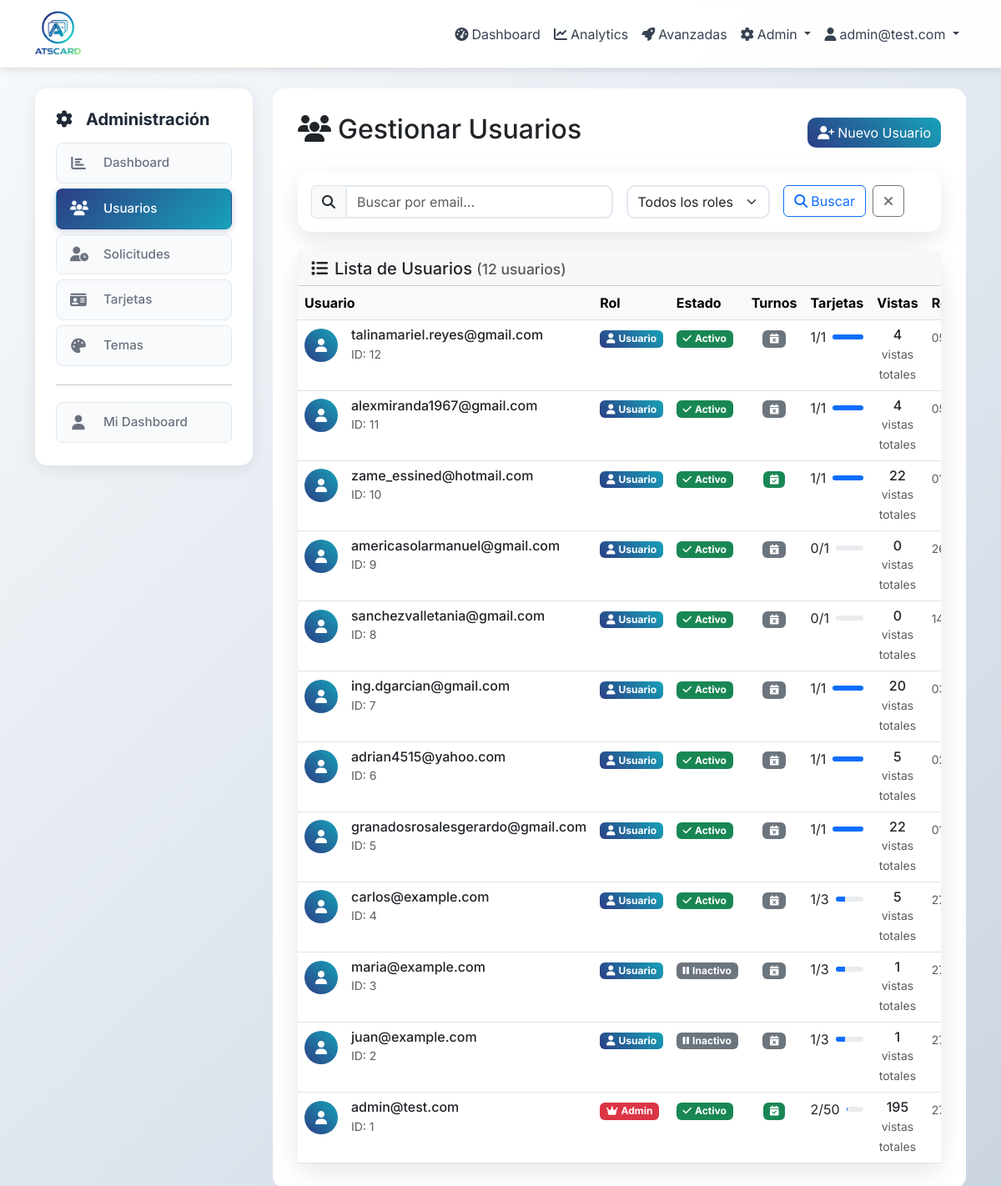
Before: /admin/users (signed in) with the older database file.
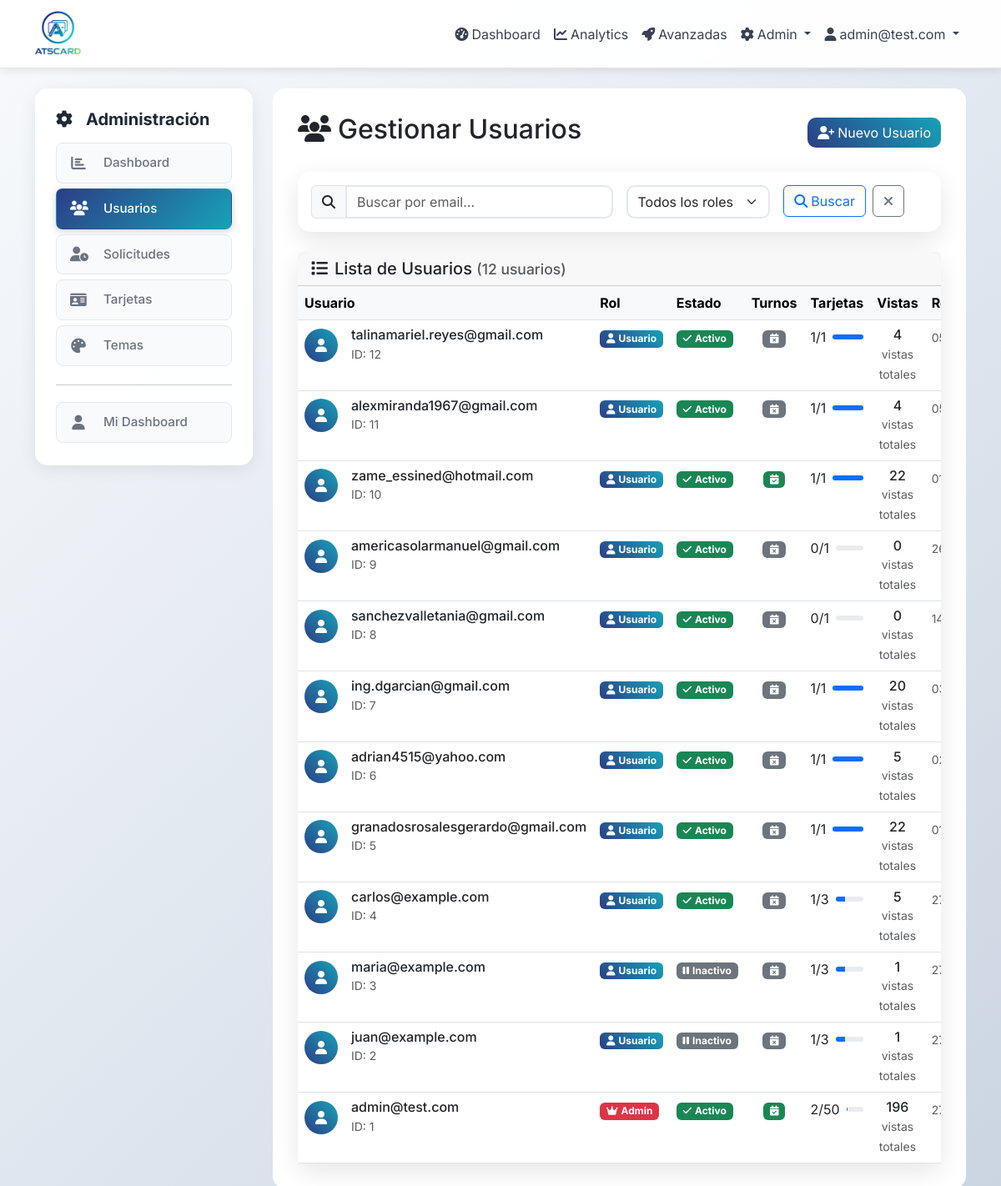
After: the same page with the newer database file.
### app/models.py (models this page shows, shortened)
class User(UserMixin, db.Model):
    id = db.Column(db.Integer, primary_key=True)
    email = db.Column(db.String(120), unique=True, nullable=False, index=True)
    password_hash = db.Column(db.String(255), nullable=False)
    role = db.Column(Enum('admin', 'user', name='user_roles'), default='user', nullable=False)
    is_active = db.Column(db.Boolean, default=True, nullable=False)
    is_approved = db.Column(db.Boolean, default=False)
    approved_at = db.Column(db.DateTime)
    approved_by_id = db.Column(db.Integer)
    is_suspended = db.Column(db.Boolean, default=False)
    suspension_reason = db.Column(db.String(500))
    suspended_at = db.Column(db.DateTime)
    suspended_by_id = db.Column(db.Integer)
    max_cards = db.Column(db.Integer, default=1, nullable=False)
    last_login = db.Column(db.DateTime)
    total_views = db.Column(db.Integer, default=0)
    email_verified = db.Column(db.Boolean, default=False)
    email_verified_at = db.Column(db.DateTime)
    reset_token = db.Column(db.String(255))
    reset_token_expires = db.Column(db.DateTime)
    created_at = db.Column(db.DateTime, default=now_utc_for_db)
    updated_at = db.Column(db.DateTime, default=now_utc_for_db, onupdate=now_utc_for_db)
    cards = db.relationship('Card', backref='owner', lazy='dynamic', cascade='all, delete-orphan')
    ticket_system = db.relationship('TicketSystem', backref='owner', uselist=False, cascade='all, delete-orphan')
    def is_admin(self):
        return self.role == 'admin'
    def get_total_card_views(self):
        from .models import CardView
        return CardView.query.join(Card).filter(Card.owner_id == self.id).count()

### app/admin/routes.py (the view)
@bp.route('/users')
@login_required
@admin_required
def users():
    page = request.args.get('page', 1, type=int)
    search = request.args.get('search', '', type=str)
    query = User.query
    if search:
        query = query.filter(User.email.contains(search))
    users = query.order_by(User.created_at.desc()).paginate(
        page=page, per_page=20, error_out=False
    )
    return render_template('admin/users.html', users=users, search=search)

### app/models.py (called while the page is built)
    def get_waiting_count(self):
        return self.tickets.filter_by(status='waiting').count()

### app/timezone_utils.py (called while the page is built)
def utc_to_local(utc_dt):
    if utc_dt is None:
        return None
    if utc_dt.tzinfo is None:
        utc_dt = utc_dt.replace(tzinfo=pytz.UTC)
    return utc_dt.astimezone(MEXICO_TZ)

def format_local_datetime(dt, format_str='%d/%m/%Y %H:%M'):
    if dt is None:
        return ''
    local_dt = utc_to_local(dt)
    return local_dt.strftime(format_str)

### app/utils.py (called while the page is built)
def admin_required(f):
    from functools import wraps
    from flask import abort
    from flask_login import current_user
    @wraps(f)
    def decorated_function(*args, **kwargs):
        if not current_user.is_authenticated or not current_user.is_admin():
            abort(403)
        return f(*args, **kwargs)
    return decorated_function

### app/templates/admin/users.html (shortened to what the changed rows need)
{% extends "base.html" %}
{% block content %}
<div class="row">
    <div class="col-md-9">
        <div class="main-content">
            <div class="d-flex justify-content-between align-items-center mb-4">
                <h2>
                    <i class="fas fa-users me-2"></i>Gestionar Usuarios
                </h2>
            </div>
            <div class="card">
                <div class="card-body p-0">
                    {% if users.items %}
                        <div class="table-responsive">
                            <table class="table table-hover mb-0">
                                <thead class="table-light">
                                    <tr>
                                        <th>Usuario</th>
                                        <th width="10%">Rol</th>
                                        <th width="10%">Estado</th>
                                        <th width="10%">Turnos</th>
                                        <th width="10%">Tarjetas</th>
                                        <th width="8%">Vistas</th>
                                        <th width="10%">Registro</th>
                                    </tr>
                                </thead>
                                <tbody>
                                    {% for user in users.items %}
                                        <tr>
                                            <td>
                                                <div class="d-flex align-items-center">
                                                    <div class="rounded-circle bg-primary text-white d-flex align-items-center justify-content-center me-3"
                                                         style="width: 40px; height: 40px;">
                                                        <i class="fas fa-user"></i>
                                                    </div>
                                                    <div>
                                                        <h6 class="mb-0">{{ user.email }}</h6>
                                                        <small class="text-muted">ID: {{ user.id }}</small>
                                                    </div>
                                                </div>
                                            </td>
                                            <td>
                                                {% if user.role == 'admin' %}
                                                    <span class="badge bg-danger">
                                                        <i class="fas fa-crown me-1"></i>Admin
                                                    </span>
                                                {% else %}
                                                    <span class="badge bg-primary">
                                                        <i class="fas fa-user me-1"></i>Usuario
                                                    </span>
                                                {% endif %}
                                            </td>
                                            <td>
                                                {% if user.is_suspended %}
                                                    <div>
                                                        <span class="badge bg-danger">
                                                            <i class="fas fa-ban me-1"></i>Suspendido
                                                        </span>
                                                        {% if user.suspension_reason %}
                                                            <div class="mt-1">
                                                                <small class="text-muted" title="{{ user.suspension_reason }}">
                                                                    {{ user.suspension_reason[:30] }}{% if user.suspension_reason|length > 30 %}...{% endif %}
                                                                </small>
                                                            </div>
                                                        {% endif %}
                                                    </div>
                                                {% elif user.is_active %}
                                                    <span class="badge bg-success">
                                                        <i class="fas fa-check me-1"></i>Activo
                                                    </span>
                                                {% else %}
                                                    <span class="badge bg-secondary">
                                                        <i class="fas fa-pause me-1"></i>Inactivo
                                                    </span>
                                                {% endif %}
                                            </td>
                                            <td class="text-center">
                                                {% if user.ticket_system and user.ticket_system.is_enabled %}
                                                    <span class="badge bg-success" title="Sistema de turnos activo">
                                                        <i class="fas fa-calendar-check"></i>
                                                    </span>
                                                {% else %}
                                                    <span class="badge bg-secondary" title="Sistema de turnos inactivo">
                                                        <i class="fas fa-calendar-times"></i>
                                                    </span>
                                                {% endif %}
                                            </td>
                                            <td>
                                                <div class="d-flex align-items-center">
                                                    <span class="me-2">{{ user.cards.count() }}/{{ user.max_cards }}</span>
                                                    <div class="progress flex-grow-1" style="height: 6px;">
                                                    </div>
                                                </div>
                                            </td>
                                            <td>
                                                <div class="text-center">
                                                    <div class="h6 mb-0">{{ user.get_total_card_views() }}</div>
                                                    <small class="text-muted">vistas totales</small>
                                                </div>
                                            </td>
                                            <td>
                                                <small class="text-muted">
                                                    {{ user.created_at|local_date if user.created_at else '-' }}
                                                </small>
                                            </td>
                                        </tr>
                                    {% endfor %}
                                </tbody>
                            </table>
                        </div>
                    {% endif %}
                </div>
            </div>
        </div>
    </div>
</div>
{% endblock %}

### app/templates/base.html (shortened to what this page needs)
<!DOCTYPE html>
<html lang="es">
<head>
    <link href="https://cdn.jsdelivr.net/npm/bootstrap@5.3.0/dist/css/bootstrap.min.css" rel="stylesheet">
    <link href="https://cdnjs.cloudflare.com/ajax/libs/font-awesome/6.4.0/css/all.min.css" rel="stylesheet">
</head>
<body>
    <nav class="navbar navbar-expand-lg navbar-light mb-4">
        <div class="container">
            <a class="navbar-brand d-flex align-items-center" href="{{ url_for('index') }}">
                <img src="{{ url_for('static', filename='logo/logoNB.png') }}" alt="ATScard" class="navbar-logo me-2">
            </a>
            <div class="collapse navbar-collapse" id="navbarNav">
                <ul class="navbar-nav ms-auto">
                    {% if current_user.is_authenticated %}
                        <li class="nav-item">
                            <a class="nav-link" href="{{ url_for('dashboard.index') }}">
                                <i class="fas fa-tachometer-alt me-1"></i>Dashboard
                            </a>
                        </li>
                        <li class="nav-item">
                            <a class="nav-link" href="{{ url_for('dashboard.analytics') }}">
                                <i class="fas fa-chart-line me-1"></i>Analytics
                            </a>
                        </li>
                        <li class="nav-item">
                            <a class="nav-link" href="{{ url_for('dashboard.advanced_features') }}">
                                <i class="fas fa-rocket me-1"></i>Avanzadas
                            </a>
                        </li>
                        {% if current_user.is_admin() %}
                        <li class="nav-item dropdown">
                            <a class="nav-link dropdown-toggle" href="#" role="button" data-bs-toggle="dropdown">
                                <i class="fas fa-cog me-1"></i>Admin
                            </a>
                        </li>
                        {% endif %}
                        <li class="nav-item dropdown">
                            <a class="nav-link dropdown-toggle" href="#" role="button" data-bs-toggle="dropdown">
                                <i class="fas fa-user me-1"></i>{{ current_user.email }}
                            </a>
                        </li>
                    {% endif %}
                </ul>
            </div>
        </div>
    </nav>
    <div class="container">
        {% block content %}{% endblock %}
    </div>
</body>
</html>

Changed rows visible on the page:
changed User "admin@test.com": get_total_card_views "195" → "196"
